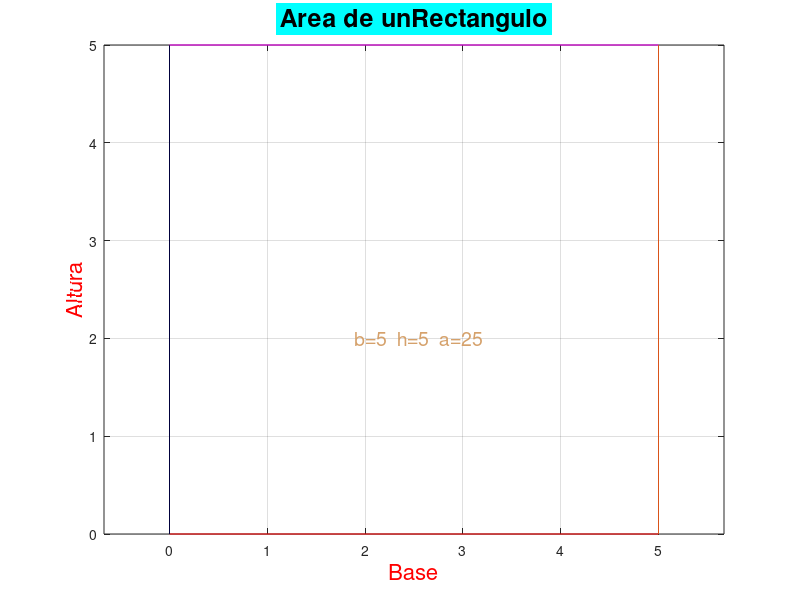

Here is the MATLAB script that generated this plot:
% programa numero 2 de matlab
%programa elaborado por Jose Alberto B.M.
% Programa para calcular el area de un rectangulo
% ademas deibuja el rectangulo
% datos de entrada; base, altura A=b*h
clc;
b=input('introduce el valor de la base del rectangulo b=');
h=input('introduce el valor de la altura del rectangulo h=');
a=b*h;
clc;
formatSpec = 'El area calculada con b = %d y h = %d es a = %d %s \n';

A3='u^2';
fprintf(formatSpec,b,h,a,A3)

figure(2);
cla

plot([0 b],[0 0],'-r');
grid on;
axis equal;
hold on;
plot([0 0],[0 h],'Color',[0 0 .23]);
plot([0 b],[h h],'m');
plot([b b],[0 h])
text(b/2,h+3,'Jose alberto B.M.','FontSize',14,'Color',[.01 .33 .73]);
text(b/2,h-(h-2),['  b=',num2str(b),'  h=',num2str(h),'  a=', ...
    num2str(a)],'fontsize',14,'color',[.838 .63234 .4232],'HorizontalAlignment', ...
    'center')
xlabel('Base','FontSize',16,'Color','r')
ylabel('Altura','FontSize',16,'Color','r')
title('Area de unRectangulo','FontSize',18,'BackgroundColor','c')